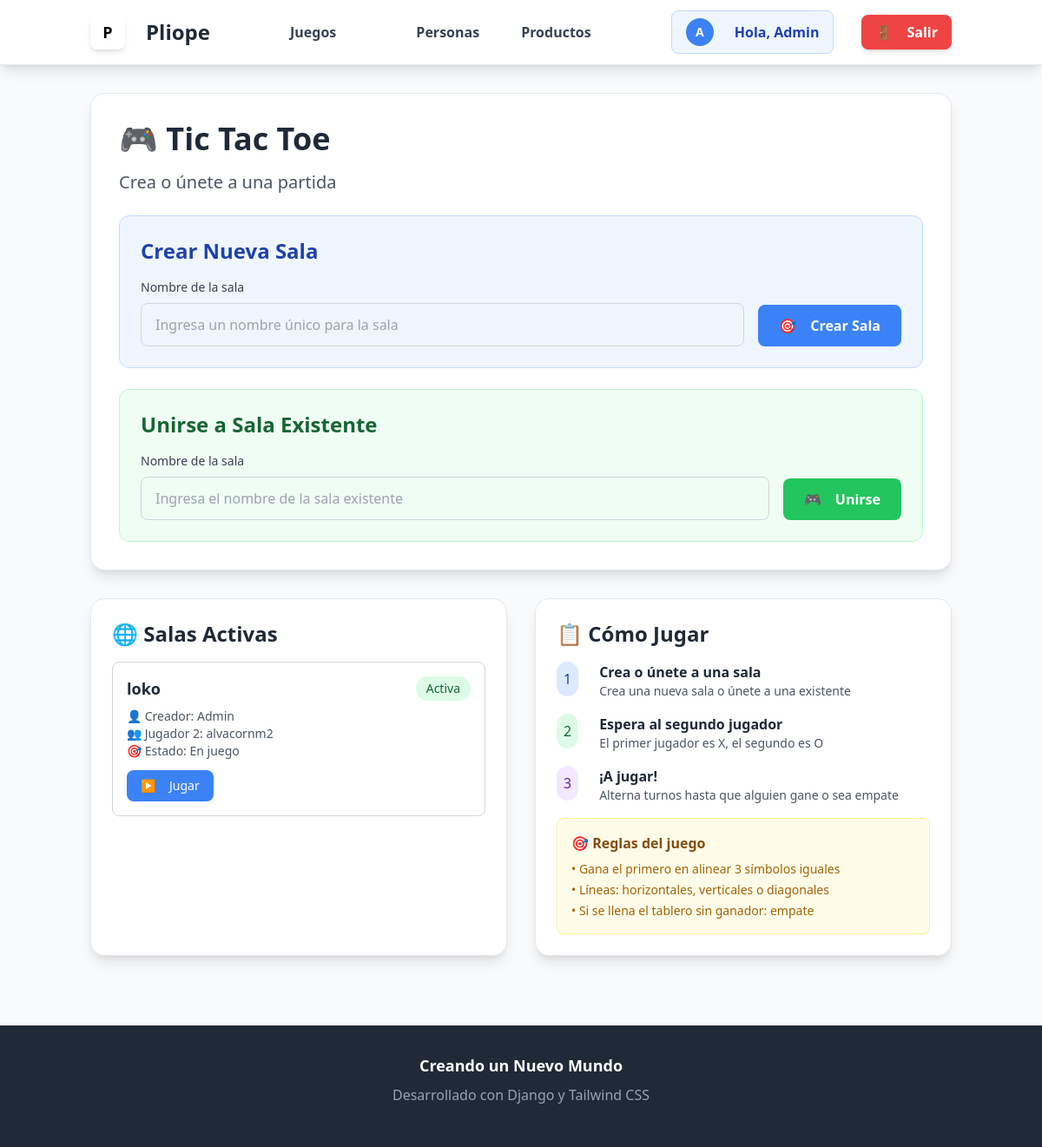
Page /Games/ (signed in) on the committed database.
### Games/models.py (models this page shows, shortened)
class Game(models.Model):
    room_name = models.CharField(max_length=100, unique=True)
    owner = models.ForeignKey(User, on_delete=models.CASCADE, related_name='owner_games')
    player2 = models.ForeignKey(User, on_delete=models.CASCADE, related_name='player2_games', blank=True, null=True)
    board = models.CharField(max_length=9, default="-" * 9)
    active_player = models.IntegerField(default=1)
    winner = models.CharField(max_length=10, blank=True, null=True)
    current_player = models.IntegerField(default=1)
    over = models.BooleanField(default=False)

### Games/views.py (the view, shortened to what this page needs)
# urls.py: path('', views.games_list, name='games_list'),
@login_required
def games_list(request):
    games = Game.objects.all().order_by('-id')
    return render(request, 'games_list.html', {'games': games})

### Games/templates/games_list.html (shortened to what this page needs)
{% extends "base.html" %}
{% block content %}
<div class="max-w-6xl mx-auto">
    <div class="bg-white rounded-2xl shadow-lg p-8 border border-gray-200 mb-8">
        <h1 class="text-4xl font-bold text-gray-800 mb-4">🎮 Tic Tac Toe</h1>
        <p class="text-xl text-gray-600 mb-6">Crea o únete a una partida</p>
        <div class="bg-blue-50 rounded-xl p-6 border border-blue-200 mb-6">
            <h2 class="text-2xl font-bold text-blue-800 mb-4">Crear Nueva Sala</h2>
            <form method="post" class="flex gap-4 items-end">
                <div class="flex-1">
                    <label class="block text-sm font-medium text-gray-700 mb-2">Nombre de la sala</label>
                    <input type="text" name="room_name" required
                           class="w-full px-4 py-3 border border-gray-300 rounded-lg focus:ring-2 focus:ring-blue-500 focus:border-blue-500"
                           placeholder="Ingresa un nombre único para la sala">
                </div>
                <button type="submit" class="bg-blue-500 hover:bg-blue-600 text-white px-6 py-3 rounded-lg font-semibold transition-colors flex items-center space-x-2">
                    <span>🎯</span>
                    <span>Crear Sala</span>
                </button>
            </form>
        </div>
        <div class="bg-green-50 rounded-xl p-6 border border-green-200">
            <h2 class="text-2xl font-bold text-green-800 mb-4">Unirse a Sala Existente</h2>
            <form method="get" action="{% url 'Games:game_detail' 'temp' %}" id="join-form" class="flex gap-4 items-end">
                <div class="flex-1">
                    <label class="block text-sm font-medium text-gray-700 mb-2">Nombre de la sala</label>
                    <input type="text" name="room_name" required
                           class="w-full px-4 py-3 border border-gray-300 rounded-lg focus:ring-2 focus:ring-green-500 focus:border-green-500"
                           placeholder="Ingresa el nombre de la sala existente"
                           id="join-room-input">
                </div>
                <button type="submit" class="bg-green-500 hover:bg-green-600 text-white px-6 py-3 rounded-lg font-semibold transition-colors flex items-center space-x-2">
                    <span>🎮</span>
                    <span>Unirse</span>
                </button>
            </form>
        </div>
    </div>
    <div class="grid lg:grid-cols-2 gap-8">
        <div class="bg-white rounded-2xl shadow-lg p-6 border border-gray-200">
            <h2 class="text-2xl font-bold text-gray-800 mb-4">🌐 Salas Activas</h2>
            {% if games %}
            <div class="space-y-4">
                {% for game in games %}
                <div class="border border-gray-300 rounded-lg p-4 hover:bg-gray-50 transition-colors">
                    <div class="flex justify-between items-center mb-2">
                        <h3 class="font-semibold text-lg text-gray-800">{{ game.room_name }}</h3>
                        <span class="px-3 py-1 rounded-full text-sm font-medium
                            {% if not game.over %}bg-green-100 text-green-800
                            {% else %}bg-gray-100 text-gray-800{% endif %}">
                            {% if not game.over %}Activa{% else %}Finalizada{% endif %}
                        </span>
                    </div>
                    <div class="text-sm text-gray-600 mb-3">
                        <p>👤 Creador: {{ game.owner.username }}</p>
                        <p>👥 Jugador 2: {% if game.player2 %}{{ game.player2.username }}{% else %}Esperando...{% endif %}</p>
                        <p>🎯 Estado: {% if game.winner %}Ganó {{ game.winner }}{% elif game.over %}Empate{% else %}En juego{% endif %}</p>
                    </div>
                    <div class="flex gap-2">
                        <a href="{% url 'Games:game_detail' game.room_name %}"
                           class="bg-blue-500 hover:bg-blue-600 text-white px-4 py-2 rounded-lg text-sm font-medium transition-colors flex items-center space-x-2">
                            <span>▶️</span>
                            <span>{% if game.over %}Ver{% else %}Jugar{% endif %}</span>
                        </a>
                    </div>
                </div>
                {% endfor %}
            </div>
            {% else %}
            <div class="text-center py-8 text-gray-500">
                <div class="text-4xl mb-4">😴</div>
                <p class="text-lg">No hay salas activas</p>
                <p class="text-sm">Crea la primera sala para empezar a jugar</p>
            </div>
            {% endif %}
        </div>
        <div class="bg-white rounded-2xl shadow-lg p-6 border border-gray-200">
            <h2 class="text-2xl font-bold text-gray-800 mb-4">📋 Cómo Jugar</h2>
            <div class="space-y-4">
                <div class="flex items-start space-x-3">
                    <div class="bg-blue-100 text-blue-800 rounded-full p-2">1</div>
                    <div>
                        <h3 class="font-semibold text-gray-800">Crea o únete a una sala</h3>
                        <p class="text-gray-600 text-sm">Crea una nueva sala o únete a una existente</p>
                    </div>
                </div>
                <div class="flex items-start space-x-3">
                    <div class="bg-green-100 text-green-800 rounded-full p-2">2</div>
                    <div>
                        <h3 class="font-semibold text-gray-800">Espera al segundo jugador</h3>
                        <p class="text-gray-600 text-sm">El primer jugador es X, el segundo es O</p>
                    </div>
                </div>
                <div class="flex items-start space-x-3">
                    <div class="bg-purple-100 text-purple-800 rounded-full p-2">3</div>
                    <div>
                        <h3 class="font-semibold text-gray-800">¡A jugar!</h3>
                        <p class="text-gray-600 text-sm">Alterna turnos hasta que alguien gane o sea empate</p>
                    </div>
                </div>
                <div class="bg-yellow-50 border border-yellow-200 rounded-lg p-4 mt-4">
                    <h4 class="font-semibold text-yellow-800 mb-2">🎯 Reglas del juego</h4>
                    <ul class="text-sm text-yellow-700 space-y-1">
                        <li>• Gana el primero en alinear 3 símbolos iguales</li>
                        <li>• Líneas: horizontales, verticales o diagonales</li>
                        <li>• Si se llena el tablero sin ganador: empate</li>
                    </ul>
                </div>
            </div>
        </div>
    </div>
</div>
{% endblock %}

### theme/templates/base.html (shortened to what this page needs)
{% load static %}
{% load tailwind_tags %}
<!DOCTYPE html>
<html lang="es" class="h-full">
<head>
    <script src="https://cdn.tailwindcss.com"></script>
    {% tailwind_css %}
</head>
<body class="min-h-screen bg-gray-50 text-gray-900 flex flex-col">
    <header class="bg-white shadow-lg border-b border-gray-200 sticky top-0 z-50">
        <nav class="container mx-auto px-4 py-3">
            <div class="flex justify-between items-center">
                <div class="flex items-center space-x-3">
                    <div class="w-10 h-10 bg-gradient-to-r from-blue-500 to-purple-600 rounded-lg flex items-center justify-center text-black font-bold text-lg shadow-md">
                        P
                    </div>
                    <a href="{% url 'home' %}" class="text-2xl font-bold text-gray-800 hover:text-blue-600 transition-colors">
                        Pliope
                    </a>
                </div>
                <div    class="hidden md:flex items-center space-x-6">
                    <a href="{% url 'Games:games_list' %}" class="font-semibold text-gray-700 hover:text-green-600 transition-colors flex items-center space-x-2">
                        <span>Juegos</span>
                    </a>
                </div>
                <div class="hidden md:flex items-center space-x-6">
                    <a href="{% url 'people:lista' %}" class="font-semibold text-gray-700 hover:text-blue-600 transition-colors flex items-center space-x-2">
                        <span>Personas</span>
                    </a>
                    {% if user.is_authenticated %}
                    <a href="{% url 'productos:lista' %}" class="font-semibold text-gray-700 hover:text-purple-600 transition-colors flex items-center space-x-2">
                        <span>Productos</span>
                    </a>
                    {% endif %}
                </div>
                <div class="flex items-center space-x-4">
                    {% if user.is_authenticated %}
                        <div class="flex items-center space-x-4">
                            <div class="flex items-center space-x-3 bg-blue-50 px-4 py-2 rounded-lg border border-blue-200">
                                <div class="w-8 h-8 bg-blue-500 rounded-full flex items-center justify-center text-white text-sm font-bold">
                                    {{ user.username|first|upper }}
                                </div>
                                <span class="font-semibold text-blue-800">Hola, {{ user.username }}</span>
                            </div>
                            <form action="{% url 'users:logout' %}" method="post" class="inline">
                                <button type="submit" class="bg-red-500 hover:bg-red-600 text-white px-4 py-2 rounded-lg transition-colors font-semibold shadow-md flex items-center space-x-2">
                                    <span>🚪</span>
                                    <span>Salir</span>
                                </button>
                            </form>
                        </div>
                    {% endif %}
                </div>
            </div>
        </nav>
    </header>
    <main class="flex-grow container mx-auto px-4 py-8">
        {% block content %}
        {% endblock %}
    </main>
    <footer class="bg-gray-800 text-white py-8 mt-12">
        <div class="container mx-auto px-4 text-center">
            <p class="text-lg font-semibold mb-2"> Creando un Nuevo Mundo</p>
            <p class="text-gray-400 mb-4">Desarrollado con Django y Tailwind CSS</p>
        </div>
    </footer>
</body>
</html>

### rows in the picture
Game: room_name "loko", over "Activa", owner.username "Admin", player2.username "alvacornm2"

### other values in the picture
{{ user.username|first|upper }} "A"
{{ user.username }} "Admin"
